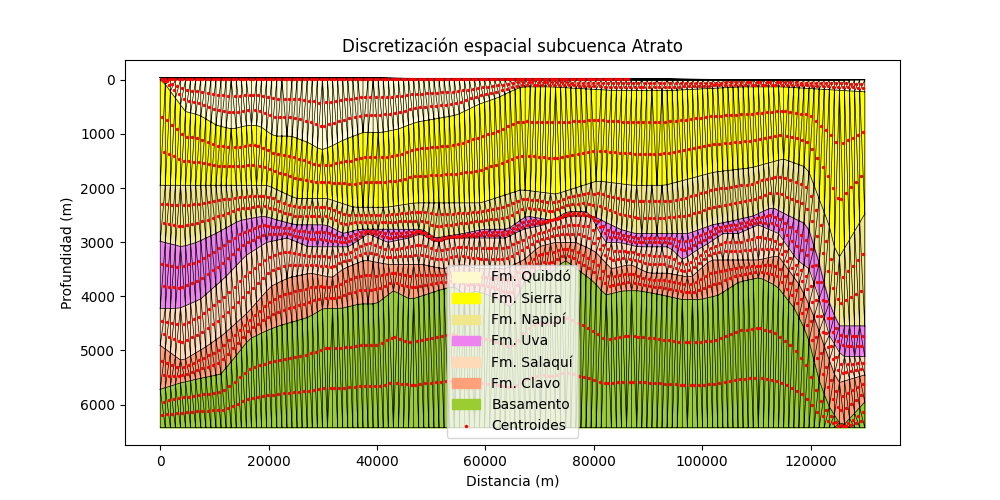

Recreate this plot in Python.
# Importing necessary libraries to generate the mesh
import pandas as pd
import numpy as np
from scipy.interpolate import interp1d
import matplotlib.pyplot as plt
import matplotlib.tri as tri
import os

# Generating a simple model for the section based on the image, using depth in kilometers
# Assuming a horizontal section with varying layers
cwd = os.getcwd()
print("CWD:", cwd)
def read_interface_from_csv(file_path):
    df = pd.read_csv(file_path)
    x = df['x'].values
    y = df[' y'].values
    return x, y
def interpolate_interface(x_old, y_old, x_new):
    interpolator = interp1d(x_old, y_old, kind='linear', fill_value='extrapolate')
    return interpolator(x_new)

# Find the minimum and maximum across all x and y values
def find_min_max(interfaces_dict):
    all_x = []
    all_y = []
    for key, (x, y) in interfaces_dict.items():
        all_x.append(x)
        all_y.append(y)
    all_x = np.concatenate(all_x)
    all_y = np.concatenate(all_y)
    
    x_min, x_max = np.min(all_x), np.max(all_x)
    y_min, y_max = np.min(all_y), np.max(all_y)
    
    return x_min, x_max, y_min, y_max

# Paths to your CSV files for each interface
csv_files = {
    'interface_1': 'mains/data/grids/basamento_top_pts.csv',
    'interface_2': 'mains/data/grids/clavo_top_pts.csv',
    'interface_3': 'mains/data/grids/salaqui_top_pts.csv',
    'interface_4': 'mains/data/grids/uva_top_pts.csv',
    'interface_5': 'mains/data/grids/napipi_top_pts.csv',
    'interface_6': 'mains/data/grids/sierra_top_pts_3.csv',
}

interfaces = {}
for name, file_path in csv_files.items():
    x, y = read_interface_from_csv(file_path)
    interfaces[name] = (x, y)

x_min, x_max, y_min, y_max = find_min_max(interfaces)
print("Original interfaces ranges")
print(f"x_min: {x_min}, x_max: {x_max}")
print(f"y_min: {y_min}, y_max: {y_max}")

# Add the surface interface
x_surface = np.linspace(0, 130000, 40)
y_surface = np.zeros_like(x_surface)  # Surface with 0 depth
interfaces['surface'] = (x_surface, y_surface)

# Get the min and max values
x_min, x_max, y_min, y_max = find_min_max(interfaces)
print("Interfaces after adding the surface layer")
print(f"x_min: {x_min}, x_max: {x_max}")
print(f"y_min: {y_min}, y_max: {y_max}")
#Add the bottom interface
x_bottom = x_surface
y_bottom = np.full_like(x_bottom, y_max + 10)
interfaces['bottom'] = (x_bottom, y_bottom)

# Create a common x-grid for interpolation
x_new = np.linspace(min(interfaces['surface'][0]), max(interfaces['surface'][0]), 140) #Higher resolution
interpolated_interfaces = {key: (x_new, interpolate_interface(x, y, x_new)) for key, (x, y) in interfaces.items()}
#Concatenate to triangulate
X=np.concatenate([interpolated_interfaces['surface'][0], interpolated_interfaces['interface_1'][0], interpolated_interfaces['interface_2'][0], interpolated_interfaces['interface_3'][0], interpolated_interfaces['interface_4'][0], interpolated_interfaces['interface_5'][0], interpolated_interfaces['interface_6'][0], interpolated_interfaces['bottom'][0]])
Y=np.concatenate([interpolated_interfaces['surface'][1], interpolated_interfaces['interface_1'][1], interpolated_interfaces['interface_2'][1], interpolated_interfaces['interface_3'][1], interpolated_interfaces['interface_4'][1], interpolated_interfaces['interface_5'][1], interpolated_interfaces['interface_6'][1], interpolated_interfaces['bottom'][1]])
# Define the triangulation of the mesh
triang = tri.Triangulation(X, Y)

#Extract triangle vertices
X_triang = triang.x
Y_triang = triang.y
#Compute centroids of each triangle
triangles = triang.triangles
centroids_x = np.mean(X_triang[triangles], axis = 1)
centroids_y = np.mean(Y_triang[triangles], axis = 1)

# Plotting the triangulated mesh to visualize the finite elements
plt.figure(figsize=(10, 5))
plt.gca().invert_yaxis()  # Invert Y axis (depth increases downward)
plt.fill_between(x_new, interpolated_interfaces['interface_6'][1], interpolated_interfaces['surface'][1], color='lemonchiffon', label='Fm. Quibdó')
plt.fill_between(x_new, interpolated_interfaces['interface_5'][1], interpolated_interfaces['interface_6'][1], color='yellow', label='Fm. Sierra')
plt.fill_between(x_new, interpolated_interfaces['interface_4'][1], interpolated_interfaces['interface_5'][1], color='khaki', label='Fm. Napipí')
plt.fill_between(x_new, interpolated_interfaces['interface_3'][1], interpolated_interfaces['interface_4'][1], color='violet', label='Fm. Uva')
plt.fill_between(x_new, interpolated_interfaces['interface_2'][1], interpolated_interfaces['interface_3'][1], color='peachpuff', label='Fm. Salaquí')
plt.fill_between(x_new, interpolated_interfaces['interface_1'][1], interpolated_interfaces['interface_2'][1], color='lightsalmon', label='Fm. Clavo')
plt.fill_between(x_new, interpolated_interfaces['bottom'][1], interpolated_interfaces['interface_1'][1], color='yellowgreen', label='Basamento')
plt.triplot(triang, color='black', lw=0.5)
plt.scatter(centroids_x, centroids_y, color = 'red', marker = 'o', label = 'Centroides', s = 2)
plt.title('Discretización espacial subcuenca Atrato')
plt.xlabel('Distancia (m)')
plt.ylabel('Profundidad (m)')
plt.legend()
plt.savefig(os.path.join(cwd, 'mains/data/grids', 'discretization.png'))
#plt.show()
